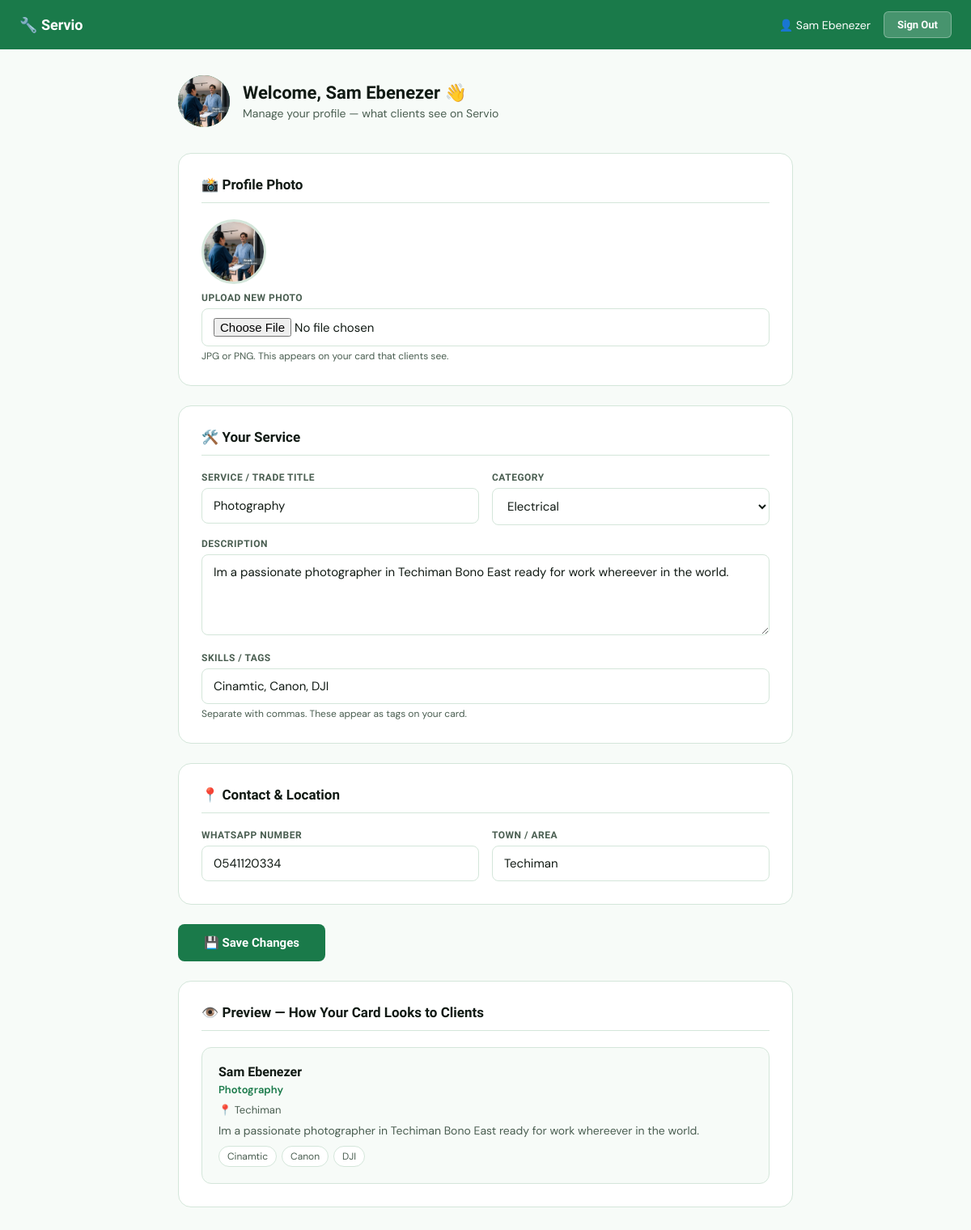
The app's page /dashboard/ (signed in) with its own data.
### services/models.py (models this page shows, shortened)
class ServiceProvider(models.Model):
    user = models.OneToOneField(
        User,
        on_delete=models.CASCADE,
        null=True,
        blank=True,
        related_name='provider_profile'
    )
    name        = models.CharField(max_length=200)
    service     = models.CharField(max_length=200)
    description = models.TextField(blank=True)
    photo = models.ImageField(
        upload_to='providers/',
        null=True,
        blank=True
    )
    CATEGORY_CHOICES = [
        ('electrical',   'Electrical'),
        ('plumbing',     'Plumbing'),
        ('tailoring',    'Tailoring'),
        ('mechanics',    'Mechanics'),
        ('photography',  'Photography'),
        ('carpentry',    'Carpentry'),
        ('catering',     'Catering'),
        ('cleaning',     'Cleaning'),
        ('phone-repair', 'Phone Repair'),
        ('design',       'Graphic Design'),
        ('other',        'Other'),
    ]
    category = models.CharField(
        max_length=50,
        choices=CATEGORY_CHOICES,
        default='other'
    )
    REGION_CHOICES = [
        ('bono',      'Bono Region'),
        ('bono-east', 'Bono East Region'),
    ]
    region   = models.CharField(max_length=50, choices=REGION_CHOICES, default='bono')
    district = models.CharField(max_length=100)
    town     = models.CharField(max_length=200)
    phone    = models.CharField(max_length=20)
    whatsapp = models.CharField(max_length=20, blank=True)
    tags = models.CharField(max_length=300, blank=True)
    verified  = models.BooleanField(default=False)
    is_active = models.BooleanField(default=True)
    created_at = models.DateTimeField(auto_now_add=True)
    def tags_list(self):
        if self.tags:
            return [t.strip() for t in self.tags.split(',')]
        return []
    class Meta:
        ordering = ['-verified', 'name']

### services/views.py (the view, shortened to what this page needs)
# urls.py: path('dashboard/',       views.dashboard,       name='dashboard'),
@login_required(login_url='/login/')
def dashboard(request):
    try:
        provider = request.user.provider_profile
    except ServiceProvider.DoesNotExist:
        logout(request)
        return redirect('login')
    message = None
    return render(request, 'dashboard.html', {
        'provider': provider,
        'message':  message,
        'categories': ServiceProvider.CATEGORY_CHOICES,
        'regions':    ServiceProvider.REGION_CHOICES,
    })

### templates/dashboard.html (shortened to what this page needs)
{% load static %}
<!doctype html>
<html lang="en">
  <head>
  </head>
  <body>
    <div class="topbar">
      <span class="topbar-logo">🔧 Servio</span>
      <div class="topbar-right">
        <span>👤 {{ provider.name }}</span>
        <a href="/logout/" class="logout-btn">Sign Out</a>
      </div>
    </div>
    <div class="container">
      <div class="welcome">
        <div class="avatar">
          {% if provider.photo %}
          <img src="{{ provider.photo.url }}" alt="{{ provider.name }}" />
          {% else %} {{ provider.initials }} {% endif %}
        </div>
        <div>
          <h1>Welcome, {{ provider.name }} 👋</h1>
          <p>Manage your profile — what clients see on Servio</p>
        </div>
      </div>
      <form method="POST" enctype="multipart/form-data">
        <div class="card">
          <h2>📸 Profile Photo</h2>
          {% if provider.photo %}
          <img
            src="{{ provider.photo.url }}"
            class="photo-preview"
            alt="Your photo"
          />
          {% endif %}
          <div>
            <label for="photo">Upload New Photo</label>
            <input type="file" id="photo" name="photo" accept="image/*" />
            <p class="hint">
              JPG or PNG. This appears on your card that clients see.
            </p>
          </div>
        </div>
        <div class="card">
          <h2>🛠️ Your Service</h2>
          <div class="form-grid">
            <div>
              <label for="service">Service / Trade Title</label>
              <input
                type="text"
                id="service"
                name="service"
                value="{{ provider.service }}"
                placeholder="e.g. Electrician"
                required
              />
            </div>
            <div>
              <label for="category">Category</label>
              <select id="category" name="category">
                {% for value, label in categories %}
                <option
                  value="{{ value }}"
                  {%
                  if
                  provider.category=""
                  ="value"
                  %}selected{%
                  endif
                  %}
                >
                  {{ label }}
                </option>
                {% endfor %}
              </select>
            </div>
            <div class="full">
              <label for="description">Description</label>
              <textarea
                id="description"
                name="description"
                placeholder="Tell clients about your experience, what you offer, years of work..."
              >
{{ provider.description }}</textarea
              >
            </div>
            <div class="full">
              <label for="tags">Skills / Tags</label>
              <input
                type="text"
                id="tags"
                name="tags"
                value="{{ provider.tags }}"
                placeholder="e.g. Wiring, Repairs, Solar, Installation"
              />
              <p class="hint">
                Separate with commas. These appear as tags on your card.
              </p>
            </div>
          </div>
        </div>
        <div class="card">
          <h2>📍 Contact & Location</h2>
          <div class="form-grid">
            <div>
              <label for="whatsapp">WhatsApp Number</label>
              <input
                type="tel"
                id="whatsapp"
                name="whatsapp"
                value="{{ provider.whatsapp }}"
                placeholder="0244 000 000"
              />
            </div>
            <div>
              <label for="town">Town / Area</label>
              <input
                type="text"
                id="town"
                name="town"
                value="{{ provider.town }}"
                placeholder="e.g. Sunyani – Kwatiregya"
              />
            </div>
          </div>
        </div>
        <button type="submit" class="save-btn">💾 Save Changes</button>
      </form>
      <div class="card" style="margin-top: 24px">
        <h2>👁️ Preview — How Your Card Looks to Clients</h2>
        <div class="preview-card">
          <div class="preview-name">{{ provider.name }}</div>
          <div class="preview-service">{{ provider.service }}</div>
          <div class="preview-location">📍 {{ provider.town }}</div>
          <div class="preview-desc">
            {% if provider.description %} {{ provider.description }} {% else %}
            <em style="color: #aaa">No description yet — add one above</em>
            {% endif %}
          </div>
          {% if provider.tags %}
          <div class="tags-row">
            {% for tag in provider.tags_list %}
            <span class="tag">{{ tag }}</span>
            {% endfor %}
          </div>
          {% endif %}
        </div>
      </div>
    </div>
  </body>
</html>

### templates/dashboard.html (style rules this page uses)
* { box-sizing: border-box; margin: 0; padding: 0; }
body { font-family: "DM Sans", sans-serif; background: #f7fbf8; color: #111a14; }
.topbar { background: #1a7a4a; color: white; padding: 14px 24px; display: flex; justify-content: space-between; align-items: center; }
.topbar-logo { font-family: "Sora", sans-serif; font-weight: 800; font-size: 18px; }
.topbar-right { display: flex; align-items: center; gap: 16px; font-size: 14px; }
.logout-btn { background: rgba(255, 255, 255, 0.2); border: 1px solid rgba(255, 255, 255, 0.3); color: white; padding: 8px 16px; border-radius: 6px; font-size: 13px; cursor: pointer; font-family: "Sora", sans-serif; font-weight: 600; text-decoration: none; }
.container { max-width: 800px; margin: 0 auto; padding: 32px 20px; }
.welcome { display: flex; align-items: center; gap: 16px; margin-bottom: 32px; }
.avatar { width: 64px; height: 64px; border-radius: 50%; background: #1a7a4a; color: white; display: flex; align-items: center; justify-content: center; font-family: "Sora", sans-serif; font-size: 24px; font-weight: 800; flex-shrink: 0; overflow: hidden; }
.avatar img { width: 100%; height: 100%; object-fit: cover; }
.welcome h1 { font-family: "Sora", sans-serif; font-size: 22px; }
.welcome p { color: #4a5e51; font-size: 14px; margin-top: 4px; }
.card { background: white; border: 1.5px solid #d4e6da; border-radius: 16px; padding: 28px; margin-bottom: 24px; }
.card h2 { font-family: "Sora", sans-serif; font-size: 17px; margin-bottom: 20px; padding-bottom: 12px; border-bottom: 1px solid #d4e6da; }
.form-grid { display: grid; grid-template-columns: 1fr 1fr; gap: 16px; }
.full { grid-column: 1 / -1; }
label { display: block; font-size: 12px; font-weight: 600; color: #4a5e51; text-transform: uppercase; letter-spacing: 0.5px; margin-bottom: 6px; font-family: "Sora", sans-serif; }
input, select, textarea { width: 100%; padding: 11px 14px; border: 1.5px solid #d4e6da; border-radius: 8px; font-family: "DM Sans", sans-serif; font-size: 15px; background: white; color: #111a14; transition: border-color 0.2s; }
textarea { resize: vertical; min-height: 100px; }
.photo-preview { width: 80px; height: 80px; border-radius: 50%; object-fit: cover; border: 3px solid #d4e6da; margin-bottom: 10px; display: block; }
.hint { font-size: 12px; color: #4a5e51; margin-top: 4px; }
.save-btn { background: #1a7a4a; color: white; border: none; border-radius: 8px; padding: 14px 32px; font-family: "Sora", sans-serif; font-size: 15px; font-weight: 600; cursor: pointer; transition: background 0.2s; }
.preview-card { background: #f7fbf8; border: 1.5px solid #d4e6da; border-radius: 12px; padding: 20px; }
.preview-name { font-family: "Sora", sans-serif; font-weight: 700; font-size: 16px; }
.preview-service { color: #1a7a4a; font-size: 13px; font-weight: 600; margin: 4px 0 8px; }
.preview-location { font-size: 13px; color: #4a5e51; margin-bottom: 8px; }
.preview-desc { font-size: 14px; color: #4a5e51; }
.tags-row { display: flex; flex-wrap: wrap; gap: 6px; margin-top: 10px; }
.tag { background: white; border: 1px solid #d4e6da; border-radius: 20px; padding: 4px 10px; font-size: 12px; color: #4a5e51; }

### records on screen
ServiceProvider: name "Sam Ebenezer", photo (picture), service "Photography", description "Im a passionate photographer in Techiman Bono East ready for work whereever in the world.", tags "Cinamtic, Canon, DJI", whatsapp "0541120334", town "Techiman"

### other values on screen
{{ tag }} "Cinamtic" "Canon" "DJI"
form field category "Electrical"
